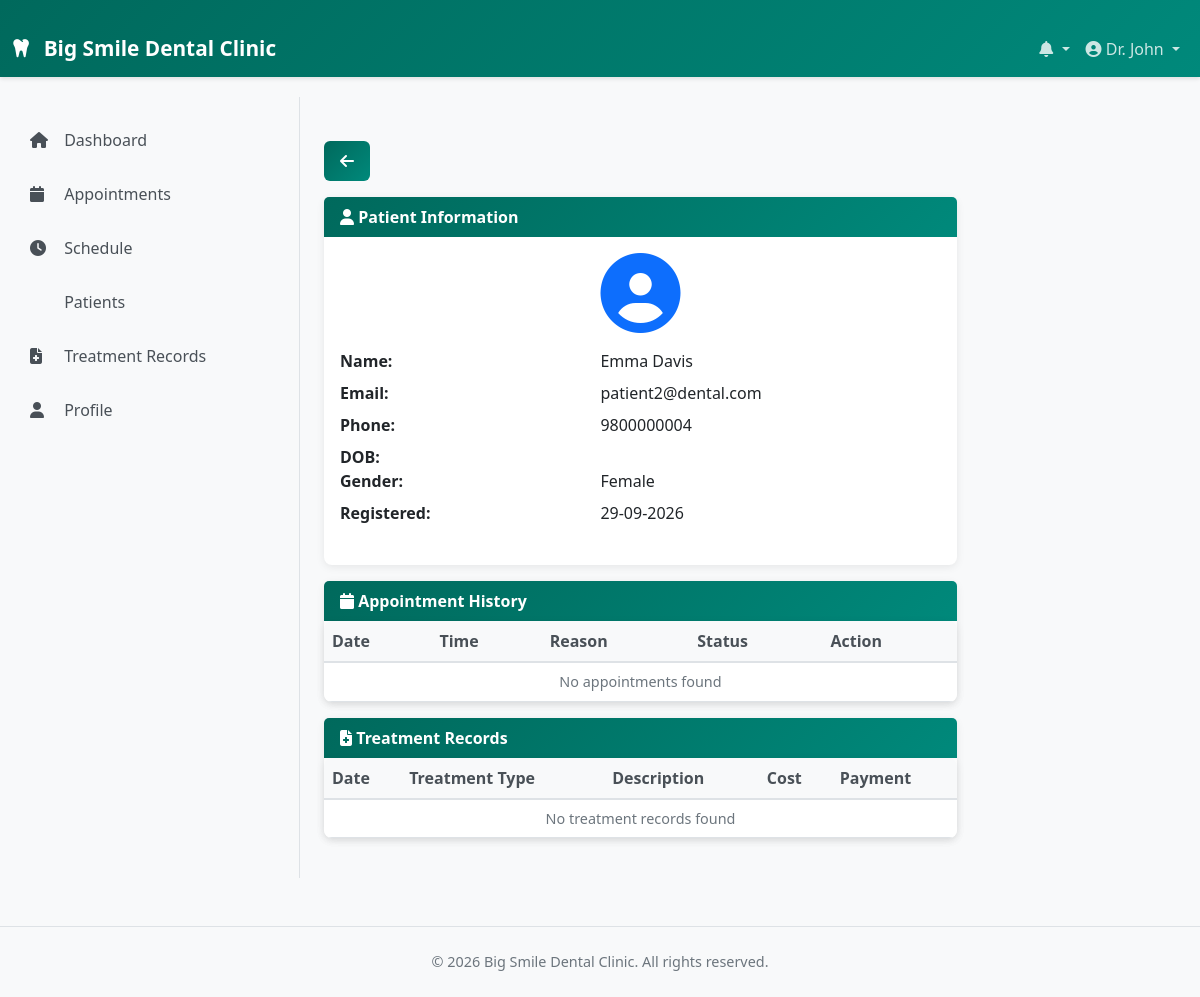
Screenshot of /dentist/patient-details.php?id=5 (signed in) with the database file from the repository.
### tables this page shows
CREATE TABLE IF NOT EXISTS users (
    user_id INT PRIMARY KEY AUTO_INCREMENT,
    username VARCHAR(50) UNIQUE NOT NULL,
    email VARCHAR(100) UNIQUE NOT NULL,
    password VARCHAR(255) NOT NULL,
    role ENUM('patient', 'dentist', 'staff', 'admin') NOT NULL,
    first_name VARCHAR(100) NOT NULL,
    last_name VARCHAR(100) NOT NULL,
    phone VARCHAR(15),
    address TEXT,
    date_of_birth DATE,
    gender ENUM('Male', 'Female', 'Other'),
    profile_image VARCHAR(255),
    qualification VARCHAR(255),
    specialization VARCHAR(255),
    registration_date TIMESTAMP DEFAULT CURRENT_TIMESTAMP,
    last_login TIMESTAMP NULL DEFAULT NULL,
    is_active TINYINT DEFAULT 1,
    created_at TIMESTAMP DEFAULT CURRENT_TIMESTAMP,
    updated_at TIMESTAMP DEFAULT CURRENT_TIMESTAMP ON UPDATE CURRENT_TIMESTAMP,
    INDEX idx_role (role),
    INDEX idx_email (email)
);

### includes/functions.php (called while the page is built, shortened)
<?php
function isLoggedIn() {
    return isset($_SESSION['user_id']) && !empty($_SESSION['user_id']);
}
function getCurrentUser() {
    global $conn;
    $user_id = $_SESSION['user_id'];
    $result = $conn->query("SELECT * FROM users WHERE user_id = '$user_id'");
    if ($result && $result->num_rows > 0) {
        return $result->fetch_assoc();
    }
    return null;
}
function getUnreadNotificationsCount($user_id) {
    global $conn;
    $user_id = intval($user_id);
    $result = $conn->query("SELECT COUNT(*) as count FROM notifications
                            WHERE user_id = '$user_id' AND is_read = 0");
    $row = $result->fetch_assoc();
    return $row['count'];
}
function formatDate($date) {
    if (empty($date)) {
        return '';
    }
    return date('d-m-Y', strtotime($date));
}
?>

### dentist/patient-details.php (the view, shortened to what this page needs)
<?php
require_once '../includes/config.php';
require_once '../includes/functions.php';
$show_sidebar = true;
$dentist_id = $_SESSION['user_id'];
$patient_id = intval($_GET['id'] ?? 0);
include '../includes/header.php';
$patient_result = $conn->query("SELECT u.* FROM users u
                               WHERE u.user_id = '$patient_id' AND u.role = 'patient'");
$patient = $patient_result->fetch_assoc();
$appointments_result = $conn->query("SELECT * FROM appointments
                                     WHERE patient_id = '$patient_id' AND dentist_id = '$dentist_id'
                                     ORDER BY appointment_date DESC");
$treatments_result = $conn->query("SELECT * FROM treatment_history
                                   WHERE patient_id = '$patient_id' AND dentist_id = '$dentist_id'
                                   ORDER BY created_at DESC LIMIT 10");
?>
<div class="container mt-4">
    <div class="row">
        <div class="col-md-12">
            <a href="patients.php" class="btn btn-primary mb-3">
                <i class="fas fa-arrow-left"></i>
            </a>
        </div>
    </div>
    <div class="row">
        <div class="col-md-9">
            <div class="card mb-3">
                <div class="card-header">
                    <i class="fas fa-user"></i> Patient Information
                </div>
                <div class="card-body">
                    <div class="text-center mb-3">
                        <i class="fas fa-user-circle fa-5x text-primary"></i>
                    </div>
                    <dl class="row">
                        <dt class="col-sm-5">Name:</dt>
                        <dd class="col-sm-7"><?php echo htmlspecialchars($patient['first_name'] . ' ' . $patient['last_name']); ?></dd>
                        <dt class="col-sm-5">Email:</dt>
                        <dd class="col-sm-7"><?php echo htmlspecialchars($patient['email']); ?></dd>
                        <dt class="col-sm-5">Phone:</dt>
                        <dd class="col-sm-7"><?php echo htmlspecialchars($patient['phone'] ?? '-'); ?></dd>
                        <dt class="col-sm-5">DOB:</dt>
                        <dd class="col-sm-7"><?php echo formatDate($patient['date_of_birth'] ?? ''); ?></dd>
                        <dt class="col-sm-5">Gender:</dt>
                        <dd class="col-sm-7"><?php echo htmlspecialchars($patient['gender'] ?? '-'); ?></dd>
                        <dt class="col-sm-5">Registered:</dt>
                        <dd class="col-sm-7"><?php echo formatDate($patient['registration_date']); ?></dd>
                    </dl>
                </div>
            </div>
        </div>
        <div class="col-md-9">
            <div class="card mb-3">
                <div class="card-header">
                    <i class="fas fa-calendar"></i> Appointment History
                </div>
                <div class="table-responsive">
                    <table class="table table-hover mb-0">
                        <thead class="table-light">
                            <tr>
                                <th>Date</th>
                                <th>Time</th>
                                <th>Reason</th>
                                <th>Status</th>
                                <th>Action</th>
                            </tr>
                        </thead>
                        <tbody>
                            <?php
                            if ($appointments_result && $appointments_result->num_rows > 0) {
                                while ($apt = $appointments_result->fetch_assoc()) {
                                    ?>
                                    <tr>
                                        <td><?php echo formatDate($apt['appointment_date']); ?></td>
                                        <td><?php echo formatTime($apt['appointment_time']); ?></td>
                                        <td><?php echo htmlspecialchars($apt['reason_for_visit'] ?? '-'); ?></td>
                                        <td><?php echo getStatusBadge($apt['status']); ?></td>
                                        <td>
                                            <a href="appointment-details.php?id=<?php echo $apt['appointment_id']; ?>"
                                               class="btn btn-sm btn-info">
                                                <i class="fas fa-eye"></i>
                                            </a>
                                        </td>
                                    </tr>
                                    <?php
                                }
                            } else {
                                echo '<tr><td colspan="5" class="text-center text-muted">No appointments found</td></tr>';
                            }
                            ?>
                        </tbody>
                    </table>
                </div>
            </div>
            <div class="card">
                <div class="card-header">
                    <i class="fas fa-file-medical"></i> Treatment Records
                </div>
                <div class="table-responsive">
                    <table class="table table-hover mb-0">
                        <thead class="table-light">
                            <tr>
                                <th>Date</th>
                                <th>Treatment Type</th>
                                <th>Description</th>
                                <th>Cost</th>
                                <th>Payment</th>
                            </tr>
                        </thead>
                        <tbody>
                            <?php
                            if ($treatments_result && $treatments_result->num_rows > 0) {
                                while ($treatment = $treatments_result->fetch_assoc()) {
                                    ?>
                                    <tr>
                                        <td><?php echo formatDate($treatment['created_at']); ?></td>
                                        <td><?php echo htmlspecialchars($treatment['treatment_type']); ?></td>
                                        <td><?php echo htmlspecialchars(substr($treatment['treatment_description'] ?? '', 0, 30)); ?></td>
                                        <td>Rs. <?php echo number_format($treatment['procedure_cost'] ?? 0, 2); ?></td>
                                        <td><?php echo getPaymentStatusBadge($treatment['payment_status']); ?></td>
                                    </tr>
                                    <?php
                                }
                            } else {
                                echo '<tr><td colspan="5" class="text-center text-muted">No treatment records found</td></tr>';
                            }
                            ?>
                        </tbody>
                    </table>
                </div>
            </div>
        </div>
    </div>
</div>
<?php include '../includes/footer.php'; ?>

### includes/header.php (shortened to what this page needs)
<?php
require_once 'config.php';
require_once 'functions.php';
$current_user = getCurrentUser();
$unread_count = getUnreadNotificationsCount($_SESSION['user_id']);
?>
<!DOCTYPE html>
<html lang="en">
<head>
    <link href="https://cdn.jsdelivr.net/npm/bootstrap@5.3.0/dist/css/bootstrap.min.css" rel="stylesheet">
    <link rel="stylesheet" href="https://cdnjs.cloudflare.com/ajax/libs/font-awesome/6.4.0/css/all.min.css">
    <link rel="stylesheet" href="<?php echo BASE_URL; ?>css/style.css">
</head>
<body>
    <nav class="navbar navbar-expand-lg navbar-dark bg-primary sticky-top">
        <div class="container-fluid">
            <a class="navbar-brand" href="<?php echo BASE_URL; ?>">
                <i class="fas fa-tooth"></i> <?php echo SITE_NAME; ?>
            </a>
            <div class="collapse navbar-collapse" id="navbarNav">
                <ul class="navbar-nav ms-auto">
                    <li class="nav-item dropdown">
                        <a class="nav-link dropdown-toggle" href="#" id="notificationDropdown" role="button" data-bs-toggle="dropdown">
                            <i class="fas fa-bell"></i>
                        </a>
                    </li>
                    <li class="nav-item dropdown">
                        <a class="nav-link dropdown-toggle" href="#" id="userDropdown" role="button" data-bs-toggle="dropdown">
                            <i class="fas fa-user-circle"></i> <?php echo $current_user['first_name']; ?>
                        </a>
                    </li>
                </ul>
            </div>
        </div>
    </nav>
    <?php if (isset($show_sidebar) && $show_sidebar): ?>
    <div class="container-fluid">
        <div class="row">
            <nav class="col-md-3 bg-light sidebar">
                <div class="sticky-top pt-3">
                    <?php
                    $role = isset($_SESSION['role']) ? $_SESSION['role'] : '';
                         if ($role == 'patient') {
                        ?>
                        <ul class="nav flex-column">
                            <li class="nav-item">
                                <a class="nav-link" href="<?php echo BASE_URL; ?>patient/index.php">
                                    <i class="fas fa-home"></i> Dashboard
                                </a>
                            </li>
                            <li class="nav-item">
                                <a class="nav-link" href="<?php echo BASE_URL; ?>patient/appointments.php">
                                    <i class="fas fa-calendar"></i> My Appointments
                                </a>
                            </li>
                            <li class="nav-item">
                                <a class="nav-link" href="<?php echo BASE_URL; ?>patient/book-appointment.php">
                                    <i class="fas fa-plus"></i> Book Appointment
                                </a>
                            </li>
                            <li class="nav-item">
                                <a class="nav-link" href="<?php echo BASE_URL; ?>patient/treatment-history.php">
                                    <i class="fas fa-file-medical"></i> Treatment History
                                </a>
                            </li>
                            <li class="nav-item">
                                <a class="nav-link" href="<?php echo BASE_URL; ?>profile.php">
                                    <i class="fas fa-user"></i> Profile
                                </a>
                            </li>
                        </ul>
                        <?php
                    } elseif ($role == 'dentist') {
                        ?>
                        <ul class="nav flex-column">
                            <li class="nav-item">
                                <a class="nav-link" href="<?php echo BASE_URL; ?>dentist/index.php">
                                    <i class="fas fa-home"></i> Dashboard
                                </a>
                            </li>
                            <li class="nav-item">
                                <a class="nav-link" href="<?php echo BASE_URL; ?>dentist/appointments.php">
                                    <i class="fas fa-calendar"></i> Appointments
                                </a>
                            </li>
                            <li class="nav-item">
                                <a class="nav-link" href="<?php echo BASE_URL; ?>dentist/schedule.php">
                                    <i class="fas fa-clock"></i> Schedule
                                </a>
                            </li>
                            <li class="nav-item">
                                <a class="nav-link" href="<?php echo BASE_URL; ?>dentist/patients.php">
                                    <i class="fas fa-patients"></i> Patients
                                </a>
                            </li>
                            <li class="nav-item">
                                <a class="nav-link" href="<?php echo BASE_URL; ?>dentist/treatment-records.php">
                                    <i class="fas fa-file-medical"></i> Treatment Records
                                </a>
                            </li>
                            <li class="nav-item">
                                <a class="nav-link" href="<?php echo BASE_URL; ?>profile.php">
                                    <i class="fas fa-user"></i> Profile
                                </a>
                            </li>
                        </ul>
                        <?php
                    }
                    ?>
                </div>
            </nav>
            <main class="col-md-9">
    <?php endif; ?>
</body>
</html>

### css/style.css (style rules this page uses)
:root { --primary-color: #00695C; --secondary-color: #f7fbfb; --success-color: #28a745; --info-color: #17a2b8; --warning-color: #ffc107; --danger-color: #dc3545; }
* { font-family: 'Segoe UI', Tahoma, Geneva, Verdana, sans-serif; }
body { background-color: #f8f9fa; color: #333; }
.navbar { box-shadow: 0 2px 4px rgba(0, 0, 0, 0.1); }
.bg-primary { background: linear-gradient(135deg, #00695C 0%, #00897B 100%) !important; }
.navbar-dark .navbar-nav .nav-link { color: rgba(255, 255, 255, 0.8); }
.navbar-brand { font-weight: 700; font-size: 1.3rem; color: white !important; }
.navbar-brand i { margin-right: 8px; }
.sidebar { border-right: 1px solid #dee2e6; }
.sidebar .nav-link { color: #495057; border-left: 3px solid transparent; padding: 10px 15px; margin: 5px 0; transition: all 0.3s ease; }
.sidebar .nav-link i { margin-right: 10px; width: 20px; }
.card { border: none; box-shadow: 0 2px 8px rgba(0, 0, 0, 0.08); margin-bottom: 20px; border-radius: 8px; transition: transform 0.3s ease, box-shadow 0.3s ease; }
.card-header { background: linear-gradient(135deg, #00695C 0%, #00897B 100%); color: white; border: none; font-weight: 600; }
.btn { border-radius: 6px; padding: 8px 16px; font-weight: 600; transition: all 0.3s ease; }
.btn-primary { background: linear-gradient(135deg, #00695C 0%, #00897B 100%); border: none; }
.table { border-collapse: collapse; }
.table thead th { background-color: #f8f9fa; color: #495057; font-weight: 600; border-bottom: 2px solid #dee2e6; }
.table tbody tr { transition: background-color 0.2s ease; }
.table-responsive { border-radius: 8px; box-shadow: 0 2px 8px rgba(0, 0, 0, 0.08); }
.text-muted { font-size: 0.9rem; color: #6c757d !important; }
.container-fluid { padding-top: 20px; }
main { padding: 20px 0; }

### rows the page displays
users: first_name "Dr. John"
users: first_name+last_name "Emma Davis", email "patient2@dental.com", phone "9800000004", gender "Female", registration_date "29-09-2026"

### other values shown
SITE_NAME "Big Smile Dental Clinic"
